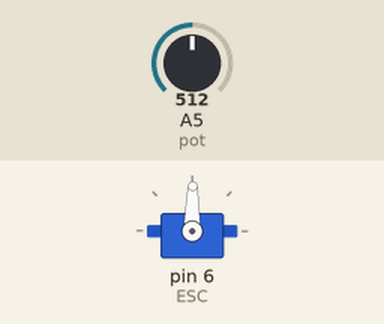
A sketch run on a simulated Arduino Uno, built with avr-gcc and run on an emulated ATmega328P. Shown: servo. Inputs (shaded band) come from the test bench; at power-on: A5 (pot) = 512.

Above: at 1.2 s.
1.3 s: A5 (pot) set to 716
At 1.9 s:
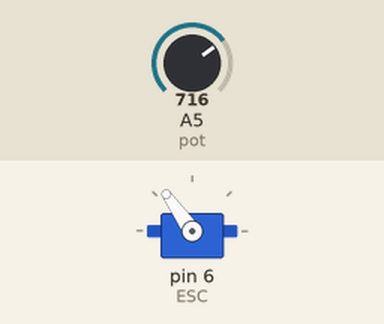
2.8 s: A5 (pot) set to 900
At 4.0 s:
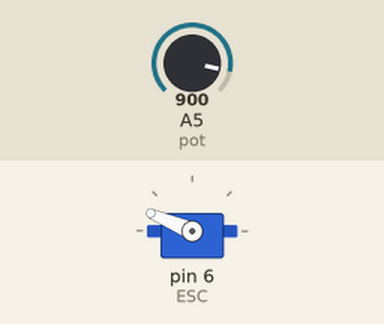
4.3 s: A5 (pot) set to 1023
At 5.4 s:
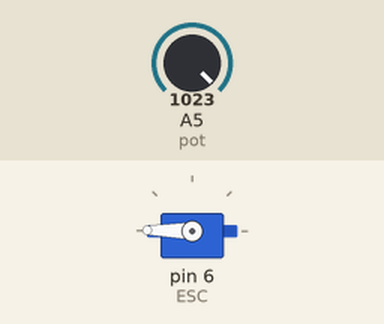
5.8 s: A5 (pot) set to 306
At 6.5 s:
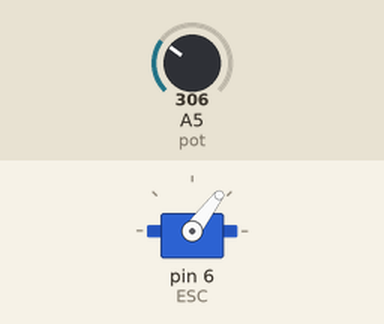
7.3 s: A5 (pot) set to 122
At 7.6 s:
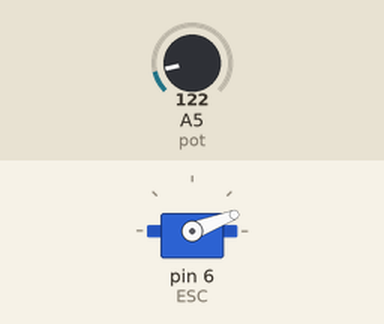
8.8 s: A5 (pot) set to 511
At 10.0 s:
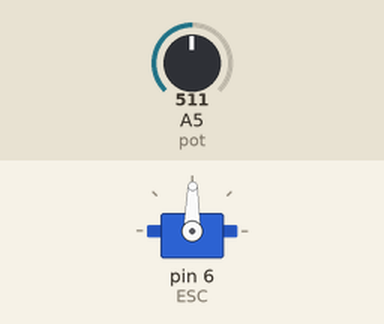
Timing chart, 0 to 11.3 s (numbered marks = the images above; inputs shaded):
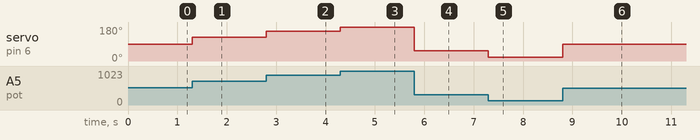

The sketch:

ESC.ino
```cpp
//código exemplo para o acionamento de motor brushless
#include <Servo.h> //inclui a biblioteca Servo

Servo ESC; //cria o objeto ESC
int pot = A5; //informa ao arduino onde o potenciômetro está conectado

void setup(){
  ESC.attach(6); //informa que o ESC está conectado ao pino digital 6
}
void loop(){
 int valor = analogRead(pot); //faz a leitura do potenciômetro
 valor = map(valor, 0, 1023, 0, 179); //associa o valor lido à velocidade do motor
 ESC.write(valor); //envia os valores recebidos ao ESC
}
```

Measured:
- after the input at 1.3 s, servo on pin 6 (ESC): 89° → 125° at once
- after the input at 2.8 s, servo on pin 6 (ESC): 125° → 157° at once
- after the input at 4.3 s, servo on pin 6 (ESC): 157° → 179° at once
- after the input at 5.8 s, servo on pin 6 (ESC): 179° → 53° at once
- after the input at 7.3 s, servo on pin 6 (ESC): 53° → 21° at once
- after the input at 8.8 s, servo on pin 6 (ESC): 21° → 89° at once
